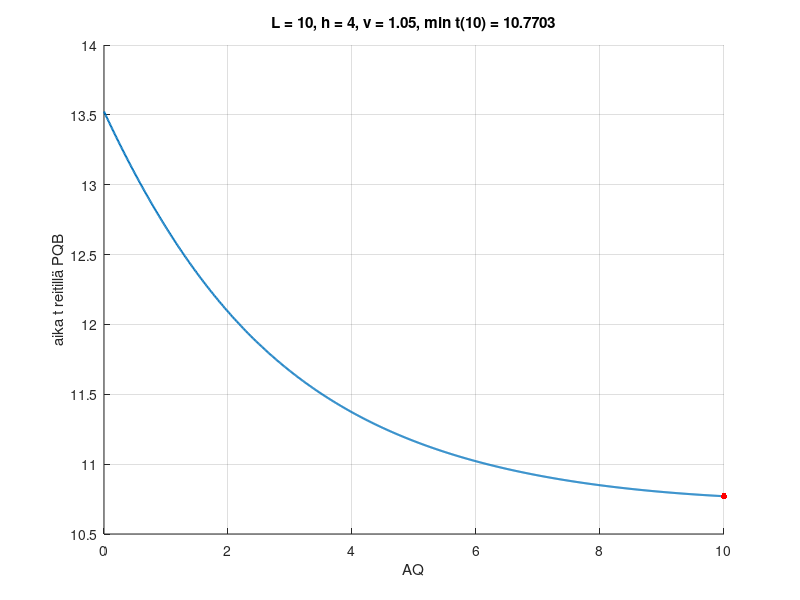
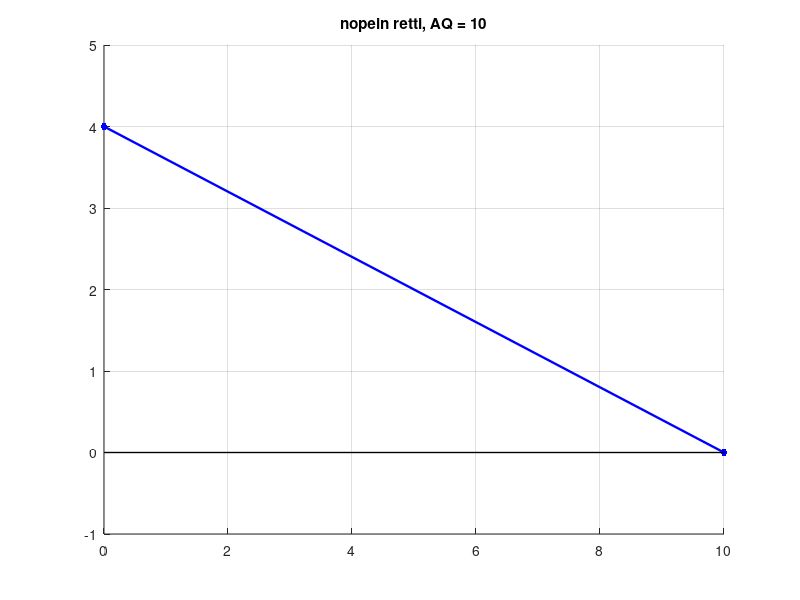

MATLAB code to generate these figures, in order:
clear
close all

% PQ = sqrt(h ^ 2 + x ^ 2)
% QB = L - x

% t(x)  = sqrt(h ^ 2 + x ^ 2) + (L - x) / v

L = 10
h = 4
v = 1.05

t = @(x) sqrt(h .^ 2 + x .^ 2) + (L - x) ./ v
% t' = x/sqrt(x^2+h^2)-1/v
% t' = 0
% x = sqrt(h ^ 2 / (v ^ 2 - 1))
w = sqrt(h ^ 2 / (v ^ 2 - 1))
t(w)

if (w > L)
  w = L
end

figure(1)
hold on

x = 0:0.01:L

%[tmin,indmin] = min(t(x)) %min value of vector f is its element number indmin
%xmin = x(indmin)

plot(x, t(x), 'linewidth', 1.5)
plot(w, t(w),'r.','markersize',15)
ylabel('aika t reitillä PQB')
xlabel('AQ')
title(['L = ', num2str(L), ', h = ', num2str(h), ', v = ', num2str(v), ', min t(', num2str(w), ') = ', num2str(t(w))])
grid
hold off

figure(2)
hold on
plot(0, h, 'b.' ,'markersize', 15)
plot(w, 0, 'b.' ,'markersize', 15)

plot([0, w], [h, 0], 'b','linewidth',1.7)
plot([L, w], [0, 0], 'b','linewidth',1.7)
plot([0, w], [0, 0], 'black','linewidth',1)
title(['nopein retti, AQ = ', num2str(w)])
ylim([-1,5])
grid
hold off
